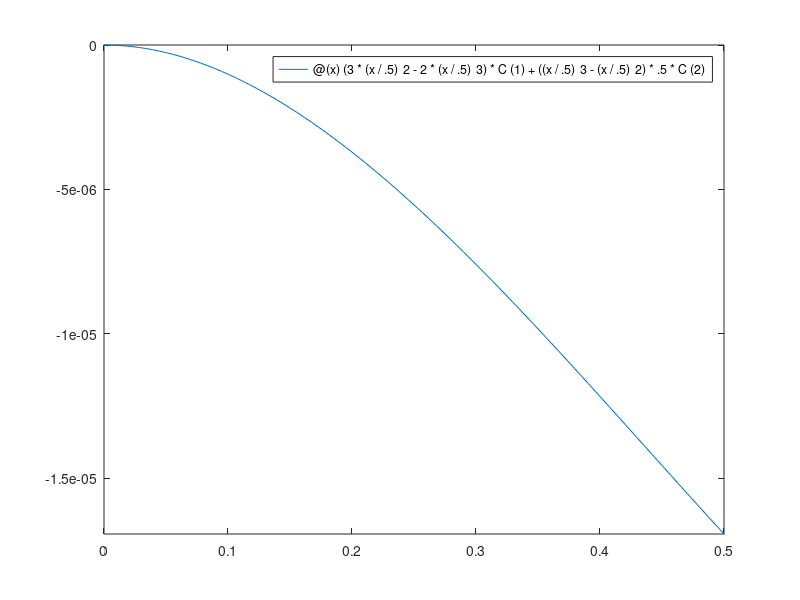
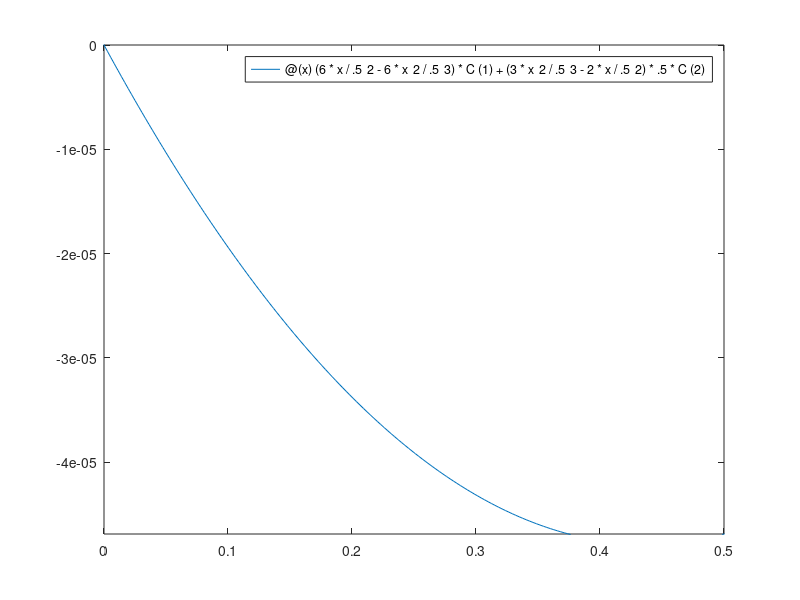
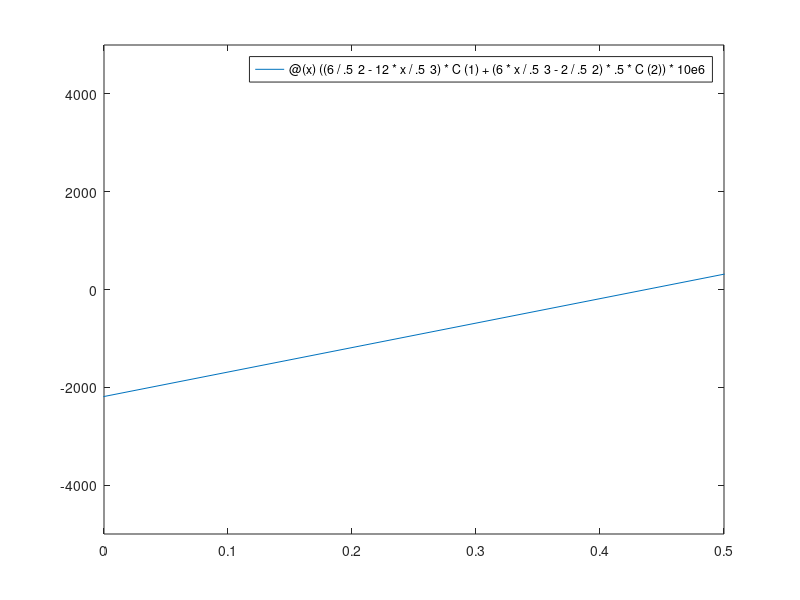

Source code (MATLAB) for these figures, in order:
clear,clc,close all

A = [9*0.04+9*0.04+25/2*0.08, -12*0.04+12*0.04-25/2*0.08;...
    -12*0.04-25/2*0.08+12*0.04, 16*0.04+25*0.02+16*0.04+25/2*0.08]*8e9;
B = [50000;0];

C = A\B;
(3/5*C(1)+4/5*C(2))*200e9*0.04

C(2)*200e9*0.02

(-3/5*C(1)+4/5*C(2))*200e9*0.04
(C(1)/sqrt(2)+C(2)/sqrt(2))*200e9*0.08

0.5*15.99232
0.5*-47.96928

A = [95.93856, -23.98464; 0.5*-47.96928, 0.5*15.99232];
B = [(-10000/10e6)*(3*.5^2-2*.5^3);(-10000*0.5/2)/10e6*(.5^3-.5^2)];
C = A\B;

f =@(x) (3*(x/.5)^2-2*(x/.5)^3)*C(1)+((x/.5)^3-(x/.5)^2)*.5*C(2);
fp =@(x) (6*x/.5^2-6*x^2/.5^3)*C(1)+(3*x^2/.5^3-2*x/.5^2)*.5*C(2);
fpp =@(x) ((6/.5^2-12*x/.5^3)*C(1)+(6*x/.5^3-2/.5^2)*.5*C(2))*10e6;

fplot(f)
xlim([0, 0.5])
ylim([C(1),0])

figure
fplot(fp)
xlim([0,0.5])
ylim([C(2),0])

figure
fplot(fpp)
xlim([0,0.5])
ylim([-0.5e4,0.5e4])